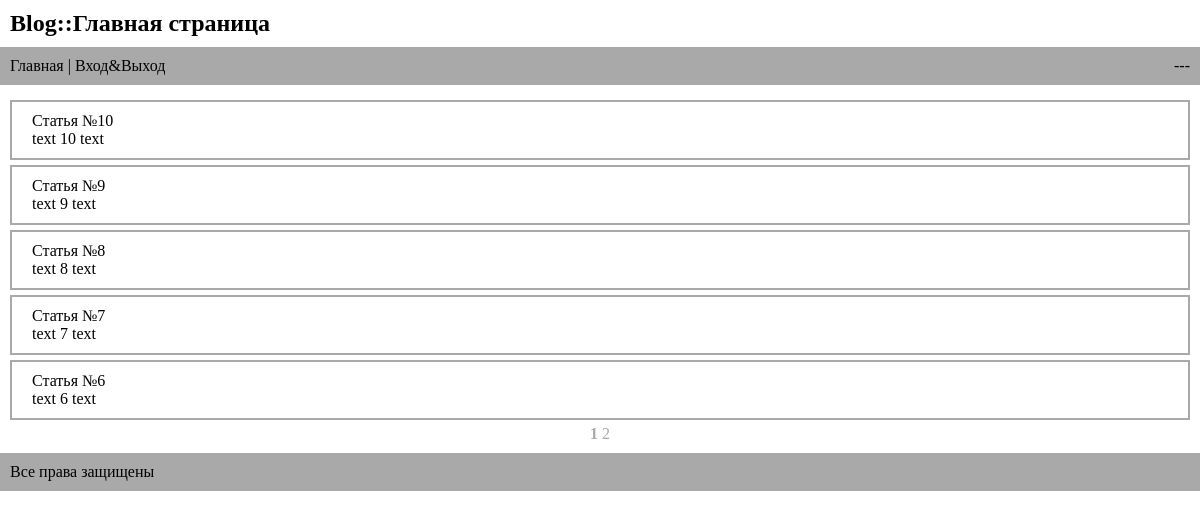
The page / on the database its author committed.
### tables this page shows
CREATE TABLE `articles` (
  `id_article` int(11) NOT NULL,
  `id_user` int(11) NOT NULL,
  `title` varchar(256) NOT NULL,
  `content` text NOT NULL
);

### controller/c_main.php (called while the page is built, shortened)
<?php
abstract class c_main
{
	public function request($action, $params)
	{
		$this->$action();
		$this->render();
	}
	protected function template($file_name, $vars = array())
	{
		include "$file_name";
		return ob_get_clean();
	}
}
?>

### controller/c_articles.php (called while the page is built, shortened)
<?php
class c_articles extends c_base
{
	private $m_articles;
	protected function before()
	{
		$this->m_articles = m_articles::instance();
	}
	public function action_list()
	{
		$quantity = 5;
		$page = isset($this->params[2]) ? (int)$this->params[2] : 1;
		$pages = ceil($this->m_articles->count_all('articles') / $quantity);
		$articles = $this->m_articles->get_all($page, $quantity);
		$this->content = $this->template('view/v_articles/v_articles.php', array('articles' => $articles, 'pages' => $pages, 'page' => $page));
	}
}
?>

### index.php (called while the page is built, shortened)
<?php
$params = array();
switch ($params[0] = isset($params[0]) ? $params[0] : $params[0] = null)
{
	default:
		$controller = new c_articles();
}
$action = 'action_' . ((isset($params[1])) ? $params[1] : 'list');
$controller->request($action, $params);
?>

### model/m_mysql.php (called while the page is built, shortened)
<?php
class m_mysql
{
	private static $instance;
	public static function instance()
	{
		if (self::$instance == null)
		{
			self::$instance = new m_mysql();
		}
		return self::$instance;
	}
	public $mysqli;
	function __construct()
	{
		$this->mysqli = new mysqli(MYSQL_HOSTNAME, MYSQL_USERNAME, MYSQL_PASSWORD, MYSQL_DATABASE);
		$this->mysqli->set_charset('utf8');
	}
	public function select($query)
	{
		$result = $this->mysqli->query($query);
		$r = mysqli_num_rows($result);
		$arr = array();
		for($i = 0; $i < $r; $i++)
		{
			$row = mysqli_fetch_assoc($result);
			$arr[] = $row;
		}
		return $arr;
	}
	public function count_all($table)
	{
		$query = "SELECT COUNT(*) FROM $table";
		$result = $this->mysqli->query($query);
		$count = mysqli_fetch_row($result);
		return $count[0];
	}
}
?>

### model/m_articles.php (called while the page is built, shortened)
<?php
class m_articles
{
	private static $instance;
	public static function instance()
	{
		if (self::$instance == null)
		{
			self::$instance = new m_articles();
		}
		return self::$instance;
	}
	private $m_mysql;
	function __construct()
	{
		$this->m_mysql = m_mysql::instance();
	}
	public function get_all($page, $quantity)
	{
		$skip = $page > 0 ? ($page - 1) * $quantity : 0;
		$query = "SELECT * FROM articles ORDER BY id_article DESC LIMIT $skip, $quantity";
		$result = $this->m_mysql->select($query);
		foreach($result as $key => $article)
		{
			$result[$key]['intro'] = $this->intro($article);
		}
		return $result;
	}
	public function intro($article)
	{
		$res = $article['content'];
		return $res;
	}
	public function count_all()
	{
		return $this->m_mysql->count_all('articles');
	}
}
?>

### model/m_users.php (called while the page is built, shortened)
<?php
class m_users
{
	private static $instance;
	public static function instance()
	{
		if (self::$instance == null)
		{
			self::$instance = new m_users();
		}
		return self::$instance;
	}
	private $m_mysql;
	function __construct()
	{
		$this->m_mysql = m_mysql::instance();
		$this->sid = null;
		$this->uid = null;
	}
	public function get($id_user = null)
	{
		if ($id_user == null)
		{
			$id_user = $this->get_uid();
		}
		if ($id_user == null)
		{
			return null;
		}
	}
	public function get_uid()
	{
		$sid = $this->get_sid();
		if ($sid == null)
		{
			return null;
		}
		$v = "SELECT id_user FROM sessions WHERE sid = '%s'";
		$query = sprintf($v, $this->m_mysql->str_protect($sid));
		$result = $this->m_mysql->select($query);
		$this->uid = $result[0]['id_user'];
		return $this->uid;
	}
	private function get_sid()
	{
		$sid = isset($_SESSION['sid']) ? $_SESSION['sid'] : null;
		return $sid;
	}
}
?>

### view/v_articles/v_articles.php (the view)
<div>
	<? foreach ($articles as $article): ?>
		<a href="articles/article/<?=$article['id_article']?>">
			<div class="article_preview">
				<div><?=$article['title']?></div>
				<div><?=$article['intro']?></div>
			</div>
		</a>
	<? endforeach; ?>
</div>
<div class="pagination">
	<? for ($i = 1; $i <= $pages; $i++): ?>
		<? if ($i == $page): ?>
			<span class="current">
				<a href="articles/list/<?=$i?>"><?=$i?></a>
			</span>
		<? else: ?>
			<span class="ordinary">
				<a href="articles/list/<?=$i?>"><?=$i?></a>
			</span>
		<? endif; ?>
	<? endfor; ?>
</div>

### view/v_template.php (shortened to what this page needs)
<!DOCTYPE html>
<html>
<head>
	<link rel="stylesheet" type="text/css" href="view/css/style.css">
</head>
<body>
	<div id="header">
		<h2><?=$title?></h2>
	</div>
	<div id="menu">
		<span><a href="">Главная</a> | </span>
		<span><a href="users/login">Вход&Выход</a></span>
		<span class="nickname"><?=$user_name?></span>
	</div>
	<div id="content"><?=$content?></div>
	<div id="footer">Все права защищены</div>
</body>
</html>

### controller/c_base.php (shortened to what this page needs)
<?php
abstract class c_base extends c_main
{
	protected $user;
	function __construct()
	{
		$this->user = m_users::instance()->get();
	}
	protected $title;
	protected $content;
	protected $hide_new;
	protected $user_name;
	protected $hide_admin;
	protected function before()
	{
		$this->title = 'Blog';
		$this->content = '';
		$this->hide_new = $this->user == null ? true : false;
		$this->user_name = $this->user == null ? '---' : $this->user['login'];
		$this->hide_admin = ($this->user == null) || ($this->user['access_level'] < 3) ? true : false;
	}
	public function render()
	{
		$vars = array('user_name' => $this->user_name, 'title' => $this->title, 'content' => $this->content, 'hide_new' => $this->hide_new, 'hide_admin' => $this->hide_admin);
		$page = $this->template('view/v_template.php', $vars);
		echo $page;
	}
}
?>

### view/css/style.css (style rules this page uses)
* { margin: 0; font-family: Comic Sans MS; }
a { color: #000000; text-decoration: none; }
#header { padding: 10px; }
#menu { padding: 10px; background: #A9A9A9; }
#menu .nickname { float: right; }
#content { padding: 10px; }
#footer { padding: 10px; background: #A9A9A9; }
.article_preview { margin: 5px 0 5px 0; border: 2px solid #A9A9A9; padding: 10px 20px 10px 20px; }
.pagination { text-align: center; }
.current > a { color: #A9A9A9; font-weight: bold; }
.ordinary > a { color: #A9A9A9; }

### rows shown on the page
articles: title "Статья №10", content "text 10 text"
articles: title "Статья №9", content "text 9 text"
articles: title "Статья №8", content "text 8 text"
articles: title "Статья №7", content "text 7 text"
articles: title "Статья №6", content "text 6 text"

### other values the page prints
$title "Blog::Главная страница"
$user_name "---"
